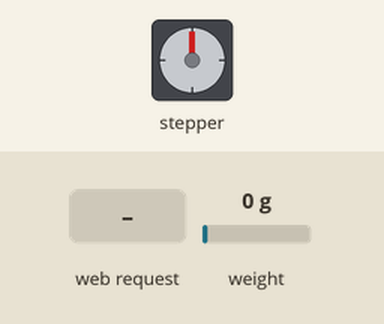
Bench run of a sketch on a simulated ESP32. Parts: stepper motor. Inputs (shaded band) come from the test bench; at power-on: weight on the scale 0 g. WiFi joins after 1.5 s; servers stay silent unless stated; stepper angles assume 2050 steps per turn; what the sketch prints to the serial monitor is not drawn.

Above: at 3.7 s.
3.8 s: HTTP request GET /L received
At 4.27 s:
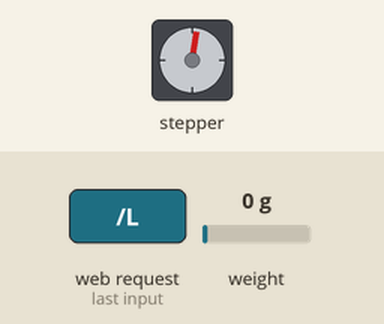
At 4.9 s:
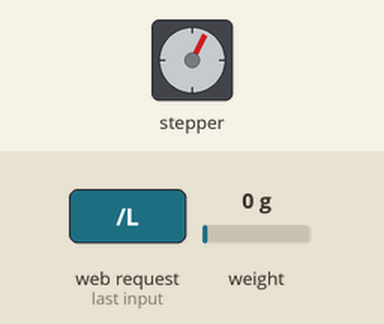
15.8 s: HTTP request GET /H received
Timing chart, 0 to 18.8 s (numbered marks = the images above; inputs shaded):
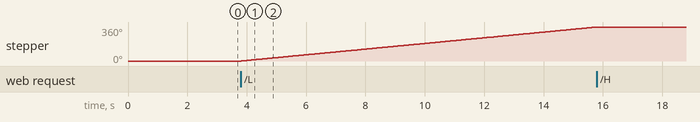

Measured:
- after the input at 3.8 s, stepper: keeps turning clockwise at about 30°/s, starting at once

The sketch:

SimpleWiFiServer.ino
```cpp
#include <HX711.h>
#include <Stepper.h>
#include <WiFi.h>

const char* ssid     = "";
const char* password = "";

#define pinDT  22
#define pinSCK  23
#define escala 1828888.0f
HX711 scale;
float medida=0;
const int stepsPerRevolution = 2050;
Stepper myStepper(stepsPerRevolution, 19, 18, 17, 16);

WiFiServer server(80);

void setup()
{
    Serial.begin(57600);
    scale.begin(pinDT, pinSCK);
    scale.set_scale(escala);
    scale.tare(); // ZERANDO A BALANÇA PARA DESCONSIDERAR A MASSA DA ESTRUTURA
    myStepper.setSpeed(5);

    delay(10);

    // We start by connecting to a WiFi network

    Serial.println();
    Serial.println();
    Serial.print("Connecting to ");
    Serial.println(ssid);

    WiFi.begin(ssid, password);

    while (WiFi.status() != WL_CONNECTED) {
        delay(500);
        Serial.print(".");
    }

    Serial.println("");
    Serial.println("WiFi connected.");
    Serial.println("IP address: ");
    Serial.println(WiFi.localIP());

    server.begin();

}

void loop(){
 WiFiClient client = server.available();   // listen for incoming clients

  if (client) {                             // if you get a client,
    Serial.println("New Client.");           // print a message out the serial port
    String currentLine = "";                // make a String to hold incoming data from the client
    while (client.connected()) {            // loop while the client's connected
      if (client.available()) {             // if there's bytes to read from the client,
        char c = client.read();             // read a byte, then
        Serial.write(c);                    // print it out the serial monitor
        if (c == '\n') {                    // if the byte is a newline character

          // if the current line is blank, you got two newline characters in a row.
          // that's the end of the client HTTP request, so send a response:
          if (currentLine.length() == 0) {
            // HTTP headers always start with a response code (e.g. HTTP/1.1 200 OK)
            // and a content-type so the client knows what's coming, then a blank line:
            client.println("HTTP/1.1 200 OK");
            client.println("Content-type:text/html");
            client.println();

            // the content of the HTTP response follows the header:
            client.print("Click <a href=\"/H\">here</a> to turn the LED on pin 5 on.<br>");
            client.print("Click <a href=\"/L\">here</a> to turn the LED on pin 5 off.<br>");

            // The HTTP response ends with another blank line:
            client.println();
            // break out of the while loop:
            break;
          } else {    // if you got a newline, then clear currentLine:
            currentLine = "";
          }
        } else if (c != '\r') {  // if you got anything else but a carriage return character,
          currentLine += c;      // add it to the end of the currentLine
        }

        // Check to see if the client request was "GET /H" or "GET /L":
        if (currentLine.endsWith("GET /H")) {
        scale.power_up(); // LIGANDO O SENSOR
        delay(100);
        medida = scale.get_units(5); // SALVANDO NA VARIAVEL O VALOR DA MÉDIA DE 5 MEDIDAS
        Serial.println( );
        Serial.println(medida,3);
        delay(1000);
        scale.power_down();
        }
        if (currentLine.endsWith("GET /L")) {
          myStepper.step( 2 * (stepsPerRevolution / 2) );;// MOTOR GIRAR // VALOR SERA TROCADO PARA MAIOR PRECISAO COM CADA RAÇÃO


        }
      }
    }
    client.stop();
  }
}
```
